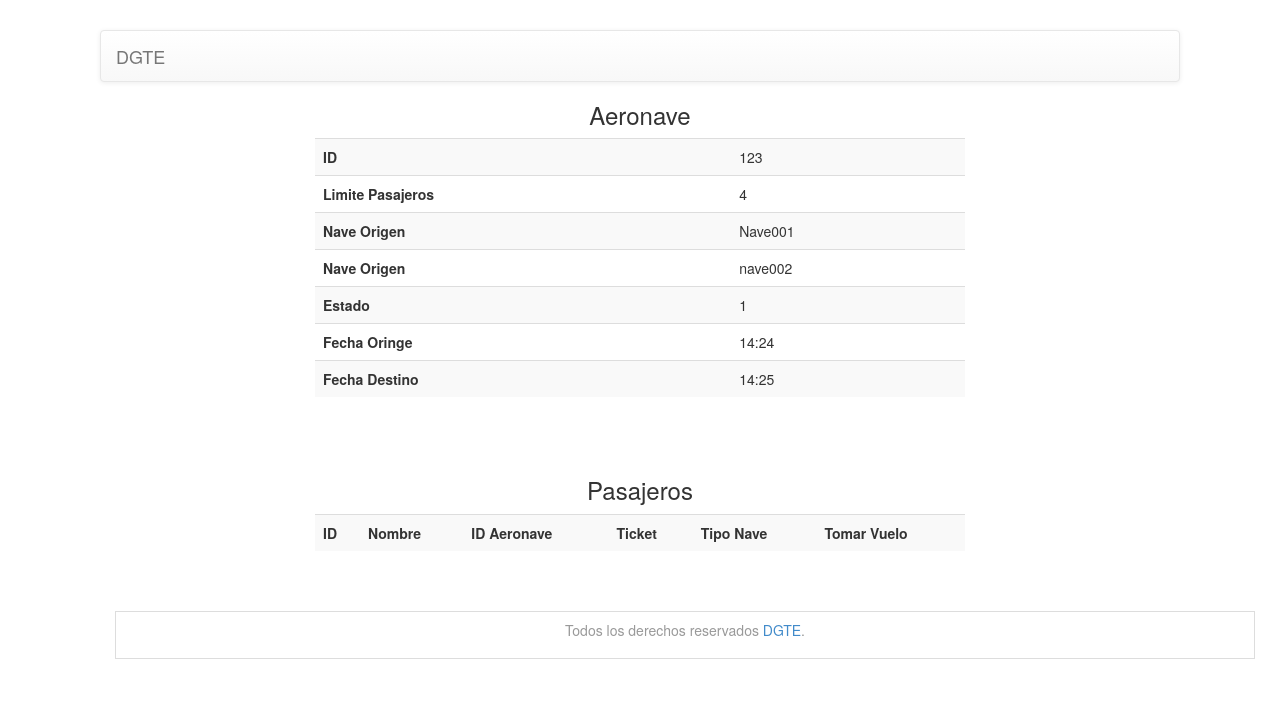
Screenshot of /ver_aeronave.php?id=123 with the database file from the repository.
### tables this page shows
CREATE TABLE aeronave (id integer primary key not null, limite_pasajeros integer, id_nave_origen integer, id_nave_destino integer, id_estado integer, fecha_origen date, fecha_destino date);

CREATE TABLE nave_nodriza (id integer primary key not null, nombre text);

### bdd/sqlite.php (the view, shortened to what this page needs)
<?php
function db_connect() {
    $db = new DB('bdd/mdd.db');
    return $db;
}
class Aeronave{
    var $DB;
    function conn(){
        $this->DB= db_connect();
    }
  function get_datos($id){
      echo "<center><h3>Aeronave</h3></center>";
      echo "<center><table style=\"width:650px\" class=\"table table-striped\">";
      try{
        $query = "select * from aeronave where id='$id'";
        $result = $this->DB->query($query);
        if ($res = $result->fetchArray(SQLITE3_ASSOC)){
            echo "<tr>";
            echo "<td><b>ID</b></td><td>".$res['id']."</td>";
            echo "</tr><tr>";
            echo "<td><b>Limite Pasajeros</b></td><td>".$res['limite_pasajeros']."</td>";
            echo "</tr><tr>";
              $query = "select nombre from nave_nodriza where id='".$res['id_nave_origen']."'";
              $result = $this->DB->query($query);
	      if ($res2 = $result->fetchArray(SQLITE3_ASSOC)){
		echo "<td><b>Nave Origen</b></td><td>".$res2['nombre']."</td>";
	      }
            echo "</tr><tr>";
              $query = "select nombre from nave_nodriza where id='".$res['id_nave_destino']."'";
              $result = $this->DB->query($query);
	      if ($res3 = $result->fetchArray(SQLITE3_ASSOC)){
		echo "<td><b>Nave Origen</b></td><td>".$res3['nombre']."</td>";
	      }
            echo "</tr><tr>";
            echo "<td><b>Estado</b></td><td>".$res['id_estado']."</td>";
            echo "</tr><tr>";
            echo "<td><b>Fecha Oringe</b></td><td>".$res['fecha_origen']."</td>";
            echo "</tr><tr>";
            echo "<td><b>Fecha Destino</b></td><td>".$res['fecha_destino']."</td>";
            echo "</tr>";
        }
        else{
            echo "<tr>";
            echo "<td><b>No hay datos</b></td>";
            echo "</tr>";
        }
      echo "</table></center>";
    }
    catch (Exception $e){
        echo $e->getMessage();
    }
  }
}
class Pasajero{
  function get_pasajeros_nave($id_nave, $tipo_nave){
    echo "<center><table style=\"width:650px\" class=\"table table-striped\">";
    echo "<tr>";
      echo "<td><b>ID</b></td>";
      echo "<td><b>Nombre</b></td>";
      echo "<td><b>ID Aeronave</b></td>";
      echo "<td><b>Ticket</b></td>";
      echo "<td><b>Tipo Nave</b></td>";
      echo "<td><b>Tomar Vuelo</b></td>";
    echo "</tr>";
    try{
      echo "</table></center>";
    }
    catch (Exception $e){
	    echo $e->getMessage();
    }
  }
}
?>

### rows the page displays
aeronave: id "123", limite_pasajeros "4", id_estado "1", fecha_origen "14:24", fecha_destino "14:25"
nave_nodriza: nombre "Nave001"
nave_nodriza: nombre "nave002"
